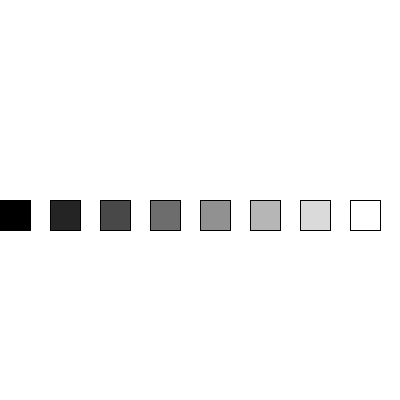
Frame 1 (no input)
Frame 60 (the mouse pressed at the canvas centre just before this capture): identical to frame 1, image omitted
Frame 120 (the mouse held since frame 60 and released just before this capture): identical to frame 1, image omitted

The Processing sketch that drew this single still picture (run headless with seeded random() and noise(); from frame 60 on, the mouse is pressed at the canvas centre):

// Processing sketch: sketch_230516a_for_y_funcion_modulo
// ── sketch_230516a_for_y_funcion_modulo.pde
int cant;
void setup(){
  size(400,400);
  cant = 8;
  
}

void draw(){
  background(255);
  for ( int i=0; i<cant ; i++ ) {
    //i= 0 1 2 3 4 5 6 7
    modulo( i*50, 200, i*255/7 );
  }
}

// ── f_modulo.pde
void modulo( float x_, float y_ , float col_ ) {
  push();
  translate(x_, y_);
  fill( col_ );
  rect( 0, 0, 30, 30);
  pop();
}
